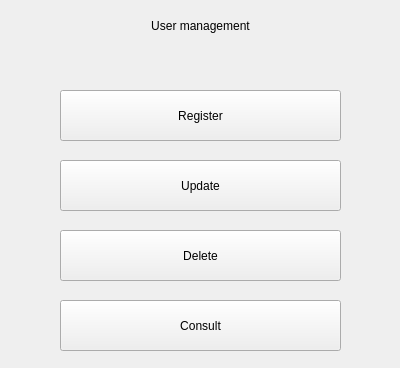
<?xml version="1.0" encoding="UTF-8"?>
<ui version="4.0">
 <class>Form</class>
 <widget class="QWidget" name="Form">
  <property name="geometry">
   <rect>
    <x>0</x>
    <y>0</y>
    <width>400</width>
    <height>368</height>
   </rect>
  </property>
  <property name="windowTitle">
   <string>Form</string>
  </property>
  <widget class="QPushButton" name="pushButton">
   <property name="geometry">
    <rect>
     <x>60</x>
     <y>90</y>
     <width>281</width>
     <height>51</height>
    </rect>
   </property>
   <property name="text">
    <string>Register</string>
   </property>
  </widget>
  <widget class="QPushButton" name="pushButton_2">
   <property name="geometry">
    <rect>
     <x>60</x>
     <y>160</y>
     <width>281</width>
     <height>51</height>
    </rect>
   </property>
   <property name="text">
    <string>Update</string>
   </property>
  </widget>
  <widget class="QPushButton" name="pushButton_3">
   <property name="geometry">
    <rect>
     <x>60</x>
     <y>230</y>
     <width>281</width>
     <height>51</height>
    </rect>
   </property>
   <property name="text">
    <string>Delete</string>
   </property>
  </widget>
  <widget class="QPushButton" name="pushButton_4">
   <property name="geometry">
    <rect>
     <x>60</x>
     <y>300</y>
     <width>281</width>
     <height>51</height>
    </rect>
   </property>
   <property name="text">
    <string>Consult</string>
   </property>
  </widget>
  <widget class="QLabel" name="label">
   <property name="geometry">
    <rect>
     <x>0</x>
     <y>0</y>
     <width>401</width>
     <height>51</height>
    </rect>
   </property>
   <property name="text">
    <string>User management</string>
   </property>
   <property name="alignment">
    <set>Qt::AlignCenter</set>
   </property>
  </widget>
 </widget>
 <resources/>
 <connections/>
</ui>
